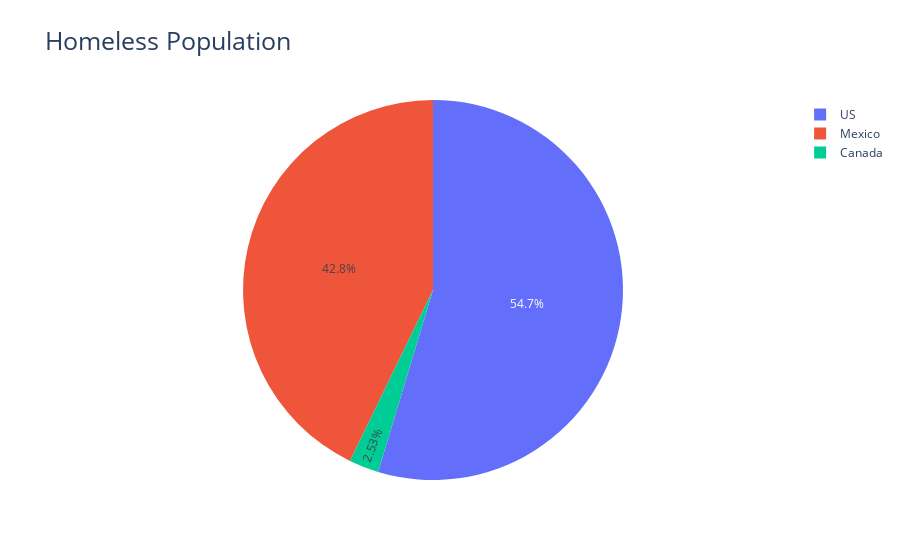

This figure's notebook cell:
### Code cell
from plotly.offline import iplot, init_notebook_mode
init_notebook_mode(connected = True)

country = ['US', 'Canada', 'Mexico']
homeless = [582462,27000,456000]

trace = go.Pie(labels = country, values = homeless)
data = [trace]
fig = go.Figure(data = data)
fig.update_layout(title_text = "Homeless Population",
                 title_font_size=25)
fig.show()

### Figure 1 — Plotly figure (JSON) as saved in the notebook; plotly's stock layout.template omitted (floating-point values rounded to 4 significant figures)
{"data": [{"labels": ["US", "Canada", "Mexico"], "type": "pie", "values": [582462, 27000, 456000]}], "layout": {"title": {"font": {"size": 25}, "text": "Homeless Population"}}}
